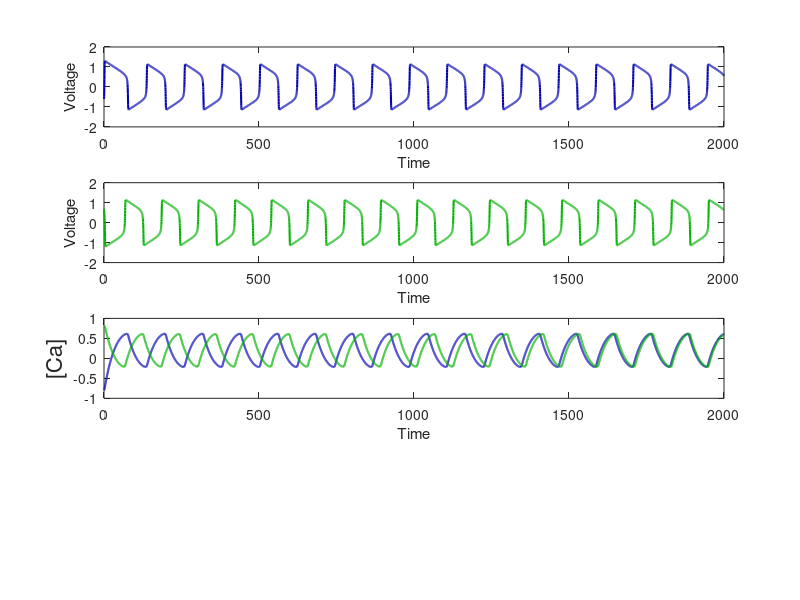
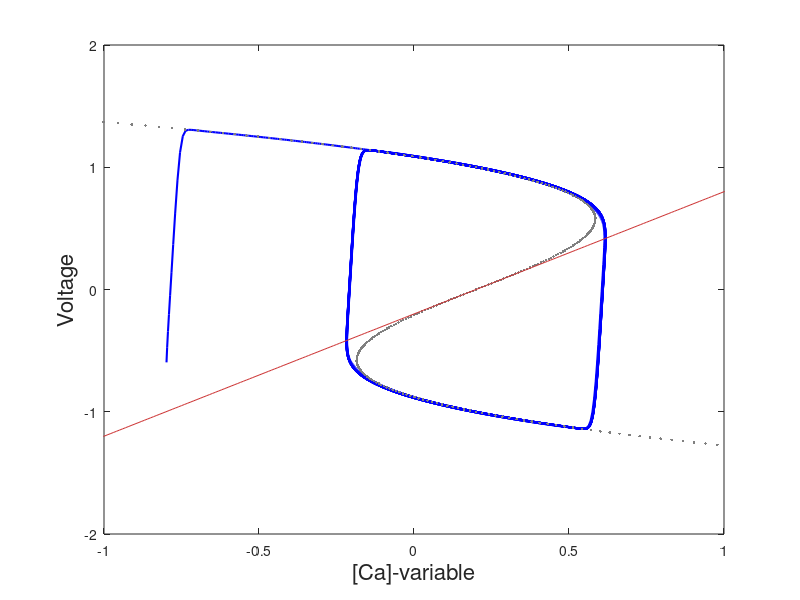

The MATLAB source for these figures, in order:

clear all 
tic
tmax=2000; % max time in seconds
step=0.2;       % time step in msec

%-----Cellular parameters ---------------
eps=0.02;
Vshift=-0.2;
alpha=.1;
beta=0.01;


% Constant stimuli if any
gsyn=0.005;

Iext=0.2;
Iapp=Iext;
t1=100; % this time is in msec
t2=2000; % this time is in msec
 

time=zeros(tmax/step,1);vv1=time;vv2=time;Caa1=time;Caa2=time;

V1= -2; V2= 2; Ca1=-.8; Ca2=0.81; 

tt=0;
i=0;
while (tt < tmax)
    
V1 =V1 +step*( V1-V1.^3 - Ca1 + Iapp - gsyn*(V1-V2));
V2 =V2 +step*( V2-V2.^3 - Ca2 + Iapp  -gsyn*(V2-V1));
Ca1=Ca1+step*(eps*(V1-Vshift-Ca1 ));
Ca2=Ca2+step*(eps*(V2-Vshift-Ca2));
tt=tt+step;
i=i+1;
time(i)=tt;
vv1(i)=V1;
vv2(i)=V2;
Caa1(i)=Ca1;
Caa2(i)=Ca2;

%plot (tt,V1,'.','Color','blue');
%hold on
%drawnow; 

end  
 
toc     
figure(1)
clf
subplot(4,1,1)
plot(time,vv1,'Color',[0 0  .7],'LineWidth',1.5)
hold on
xlim([0 tmax]) 
ylim([-2 2])
xlabel('Time'),ylabel('Voltage')
 
subplot(4,1,2)
plot(time,vv2,'Color',[0 .7 0],'LineWidth',1.5)
hold on
xlabel('Time'),ylabel('Voltage')
xlim([0 tmax]) 
ylim([-2 2])

subplot(4,1,3)
plot(time,Caa1,'Color',[0 0  .7],'LineWidth',1.5)
hold on
plot(time,Caa2,'Color',[0 .7  0],'LineWidth',1.5)
hold on
%ylim([0.5 1.05])
xlim([0 tmax])
xlabel('Time'),ylabel('[Ca]','Fontsize', 16)
 

 
% subplot(4,1,4)
%    plot(time,ss1,'Color',[0.0 0.0 0.7],'LineWidth',1.5)
%    hold on
%    plot(time,ss2,'Color',[0.0 0.6 0.0],'LineWidth',1.5)
%    hold on
% %   %ylim([0 .02])
%    xlim([0 tmax])
%   

figure(2)
clf
plot(Caa1,vv1,'Color',[0 0  1],'LineWidth',1.5)
hold on
  
V = [-2:0.01:2];
VN =V - V.^3  +Iext;   % V-nullcline
plot (VN,V,'.','Color',[0.5 0.5 0.5])
hold on
CaN=(V-Vshift); % Ca-nullcline
plot (CaN,V,'Color',[0.8 0.2 0.2])
hold on 
xlim([-1 1]) 
ylim([-2 2])
 xlabel('[Ca]-variable','Fontsize', 16),ylabel('Voltage','Fontsize', 16)